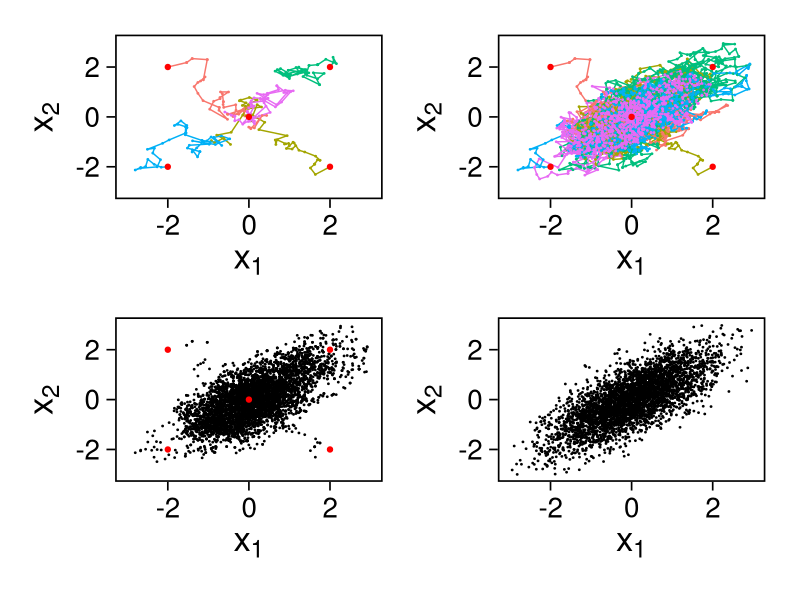
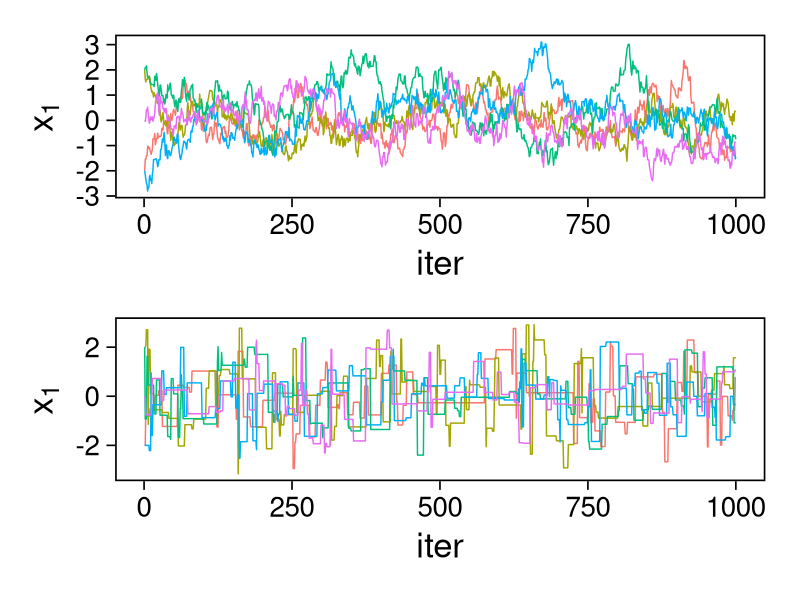
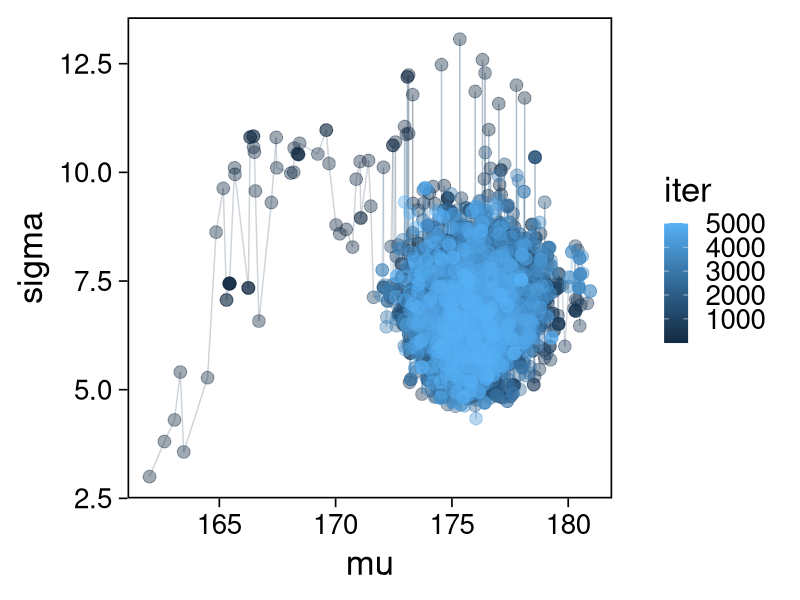
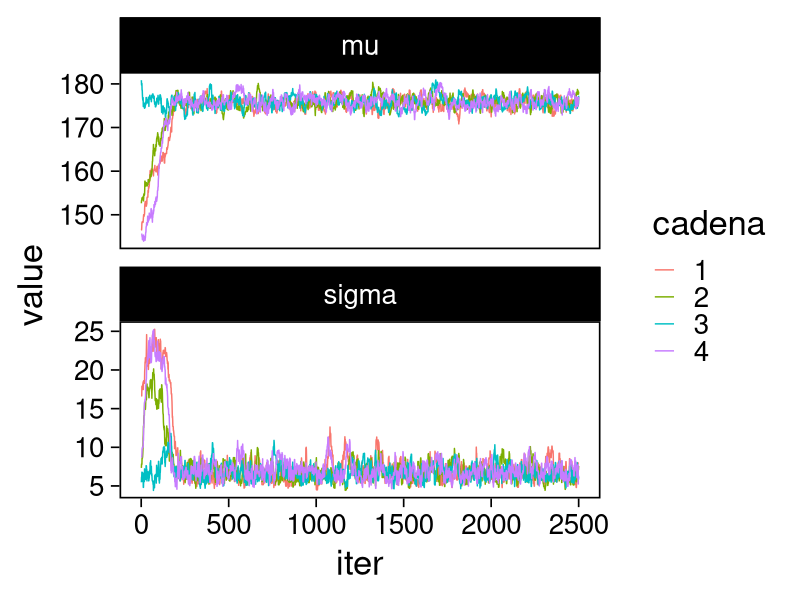
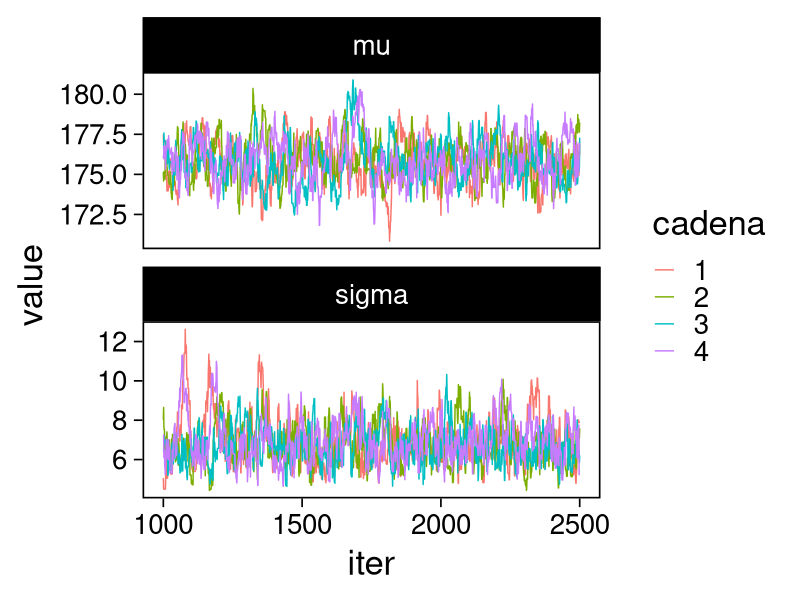
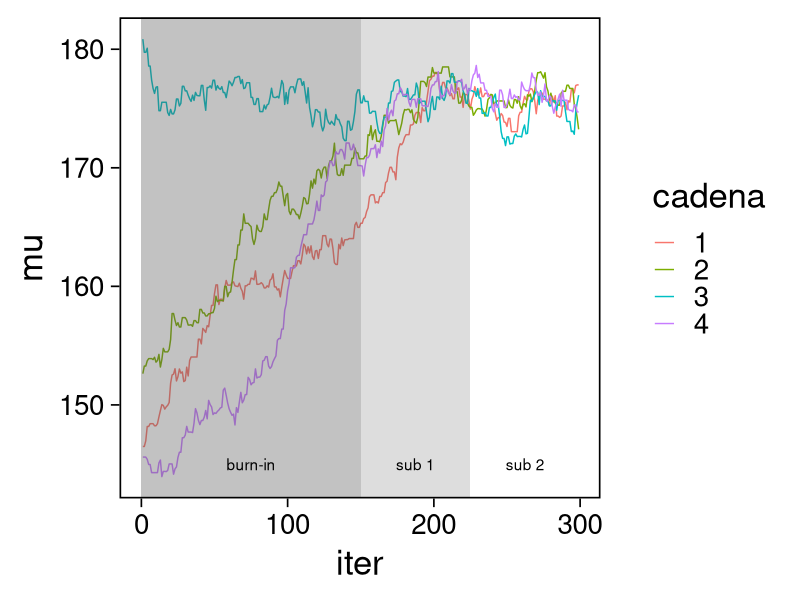
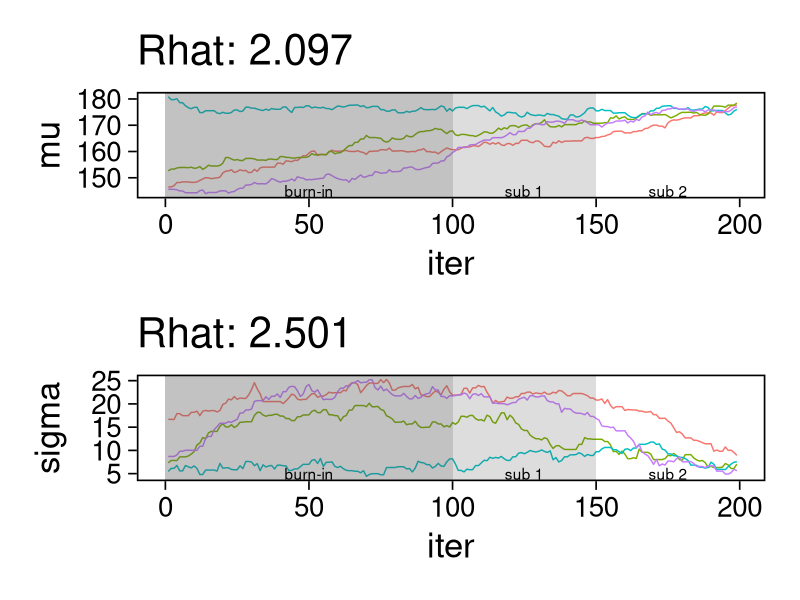
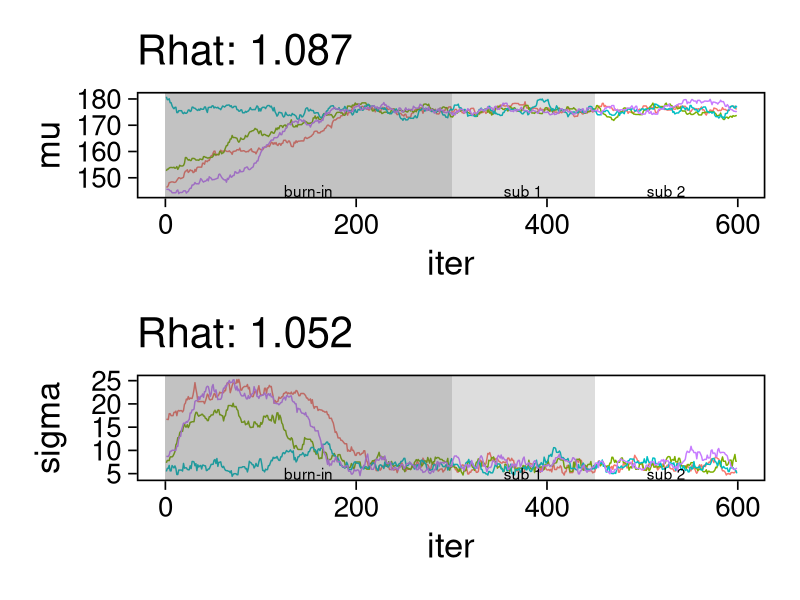

The R source for these figures, in order:
## Setup ---------------------------------------------------------------------
library(tidyverse)
library(patchwork)
library(scales)

## Cambia el default del tamaño de fuente 
theme_set(theme_linedraw(base_size = 25))

## Cambia el número de decimales para mostrar
options(digits = 4)
## Problemas con mi consola en Emacs
options(pillar.subtle = FALSE)
options(rlang_backtrace_on_error = "none")
options(crayon.enabled = FALSE)

## Para el tema de ggplot
sin_lineas <- theme(panel.grid.major = element_blank(),
                    panel.grid.minor = element_blank())
color.itam  <- c("#00362b","#004a3b", "#00503f", "#006953", "#008367", "#009c7b", "#00b68f", NA)

sin_leyenda <- theme(legend.position = "none")
sin_ejes <- theme(axis.ticks = element_blank(), axis.text = element_blank())

library(mvtnorm)
library(R6)
ModeloNormalMultivariado <-
  R6Class("ProbabilityModel",
          list(
            mean = NA,
            cov  = NA, 
            initialize = function(mu = 0, sigma = 1){
              self$mean = mu
              self$cov  = sigma |> as.matrix()
            }, 
            sample = function(n = 1){
              rmvnorm(n, mean = self$mean, sigma = self$cov)              
            },
            density = function(x, log = TRUE){
              dmvnorm(x, self$mean, self$cov, log = log)              
            }           
          ))

### Muestreador Metropolis-Hastings --------------------------------------------
crea_metropolis_hastings <- function(objetivo, muestreo){
  ## Este muestreador aprovecha la simetría de la propuesta 
  function(niter, x_start){
    ## Empezamos en algun lugar
    estado <- x_start
    ndim <- length(estado) 
    muestras <- matrix(nrow = niter, ncol = ndim + 1)      
    muestras[1,2:(ndim+1)] <- estado
    muestras[1,1] <- 1
    for (ii in 2:niter){
      propuesta   <- estado + muestreo$sample()
      log_pi_propuesta <- objetivo$density(propuesta)
      log_pi_estado    <- objetivo$density(estado)
      log_alpha <- log_pi_propuesta - log_pi_estado

      if (log(runif(1)) < log_alpha) {
        muestras[ii, 1] <- 1 ## Aceptamos
        muestras[ii, 2:(ndim+1)] <- propuesta
      } else {
        muestras[ii, 1] <- 0 ## Rechazamos
        muestras[ii, 2:(ndim+1)] <- estado
      }
      estado <- muestras[ii, 2:(ndim+1)]
    }
    if (ndim == 1) {colnames(muestras) <- c("accept", "value")}
    muestras
  }
}

set.seed(108727)
mu <- c(0, 0)
Sigma <- matrix(c(1, .75, .75, 1), nrow = 2)
objetivo <- ModeloNormalMultivariado$new(mu, Sigma)
muestreo <- ModeloNormalMultivariado$new(c(0,0),  .05 * diag(2))

muestras <- tibble(id = factor(1:5), x1 = c(-2, 2, 2, -2, 0), x2 = c(2, -2, 2, -2, 0)) |>
  nest(x_start   = c(x1,x2)) |>
  mutate(cadenas = map(x_start, function(x0){
    mcmc <- crea_metropolis_hastings(objetivo, muestreo)
    mcmc(1000, c(x0$x1, x0$x2)) |>
      as_tibble() |>
      mutate(iter = 1:1000)
  }))

g.corta <- muestras |>
    unnest(cadenas) |>
    filter(iter <= 50) |>
    ggplot(aes(V2, V3, color = id)) +
    geom_path() + geom_point(size = .3) +
    geom_point(data = muestras |> unnest(x_start), aes(x1, x2), color = 'red') + 
    xlab(expression(x[1])) + ylab(expression(x[2])) + 
    sin_lineas + sin_leyenda + ylim(-3,3) + xlim(-3,3)


  g.completa <- muestras |>
    unnest(cadenas) |>
    ggplot(aes(V2, V3, color = id)) +
    geom_path() + geom_point(size = .3) +
    geom_point(data = muestras |> unnest(x_start), aes(x1, x2), color = 'red') + 
    xlab(expression(x[1])) + ylab(expression(x[2])) + 
    sin_lineas + sin_leyenda + ylim(-3,3) + xlim(-3,3)

  g.conjunta <- muestras |>
    unnest(cadenas) |>
    ggplot(aes(V2, V3)) +
    geom_point(size = .3) +
    geom_point(data = muestras |> unnest(x_start), aes(x1, x2), color = 'red') + 
    xlab(expression(x[1])) + ylab(expression(x[2])) + 
    sin_lineas + sin_leyenda + ylim(-3,3) + xlim(-3,3)

g.objetivo <- objetivo$sample(4000) |>
  as_tibble() |>
  ggplot(aes(V1, V2)) +
    geom_point(size = .3) +
    xlab(expression(x[1])) + ylab(expression(x[2])) + 
    sin_lineas + sin_leyenda + ylim(-3,3) + xlim(-3,3)

  (g.corta + g.completa) / (g.conjunta + g.objetivo)

muestreo <- ModeloNormalMultivariado$new(c(0,0),  10 * diag(2))

muestras.mal <- tibble(id = factor(1:5), x1 = c(-2, 2, 2, -2, 0), x2 = c(2, -2, 2, -2, 0)) |>
  nest(x_start   = c(x1,x2)) |>
  mutate(cadenas = map(x_start, function(x0){
    mcmc <- crea_metropolis_hastings(objetivo, muestreo)
    mcmc(1000, c(x0$x1, x0$x2)) |>
      as_tibble() |>
      mutate(iter = 1:1000)
  }))

g1 <- muestras |>
  unnest(cadenas) |>
  ggplot(aes(iter, V2, color = id)) +
  geom_line() + sin_lineas + sin_leyenda +
  ylab(expression(x[1]))


g2 <- muestras.mal |>
  unnest(cadenas) |>
  ggplot(aes(iter, V2, color = id)) +
  geom_line() + sin_lineas + sin_leyenda +
  ylab(expression(x[1]))

g1/g2

## Datos: cantantes de opera -----------------------
set.seed(3413)
cantantes <- lattice::singer |>
  mutate(estatura_cm = round(2.54 * height)) |>
  filter(str_detect(voice.part, "Tenor")) |>
  select(voice.part, estatura_cm) |>
  sample_n(20) |>
  as_tibble()

cantantes |> print(n = 3)

ModeloNormal <-
  R6Class("PosteriorProbabilityModel",
          list(
            observaciones = NA,
            mu_0 = NA, n_0 = NA, a = NA, b = NA,
            initialize = function(x = 0){
              ## Observaciones
              self$observaciones <- x
              ## Previa
              self$mu_0 <- 175
              self$n_0  <- 5
              self$a    <- 3
              self$b    <- 140
            },
            density = function(theta, log = TRUE){
              theta <- matrix(theta, nrow = 1)
              verosimilitud <- sum(dnorm(self$observaciones, theta[1], sd = theta[2], log = log))
              previa <- dnorm(theta[1], self$mu_0, sd = theta[2]/sqrt(self$n_0), log = log) +
                dgamma(1/(theta[2]**2), self$a, self$b, log = log)
              verosimilitud + previa 
            }           
          ))

objetivo <- ModeloNormal$new(cantantes$estatura_cm)
muestreo <- ModeloNormalMultivariado$new(c(0,0),  0.50 * diag(2))

set.seed(108727)
mcmc <- crea_metropolis_hastings(objetivo, muestreo)

muestras.cantantes <-  mcmc(5000, c(162, 3)) |>
  as_tibble() |>
  mutate(mu = V2, sigma = V3, iter = 1:n())

muestras.cantantes |>
  ggplot(aes(mu, sigma, color = iter)) +
  geom_line(alpha = .2) +geom_point(size = 4, alpha = .4) + 
  sin_lineas

cadenas.cantantes <- tibble(cadena  = factor(1:4),
        mu_start    = rnorm(4, 160, 20),
        sigma_start = runif(4, 0, 20)) |>
   nest(inicial = c(mu_start, sigma_start)) |>
   mutate(cadenas = map(inicial, function(x0){
     mcmc(2500, c(x0$mu_start, x0$sigma_start)) |>
       as_tibble() |>
       mutate(mu = V2, sigma = V3, iter = 1:n())
   }))

cadenas.cantantes |>
   unnest(cadenas) |>
   pivot_longer(cols = mu:sigma) |>
   ggplot(aes(iter, value, color = cadena)) +
   geom_line() +
   facet_wrap(~name, ncol = 1, scales = "free_y") +
   sin_lineas

cadenas.cantantes |>
  unnest(cadenas) |>
  filter(iter >= 1000) |> 
  pivot_longer(cols = mu:sigma) |>
  ggplot(aes(iter, value, color = cadena)) +
  geom_line() +
  facet_wrap(~name, ncol = 1, scales = "free_y") +
  sin_lineas

cadenas.cantantes |>
  unnest(cadenas) |>
  filter(iter > 100) |> 
  summarise(.estimate = mean(sigma), .variance = var(sigma), .error_mc = sqrt(.variance/n()))

cadenas.cantantes |>
 unnest(cadenas) |>
 filter(iter > 100) |> 
 group_by(cadena) |> 
 summarise(media = mean(sigma), varianza = var(sigma)) |>
 summarise(.estimate = mean(media), .error_mc = sd(media))

cadenas.cantantes |>
 unnest(cadenas) |>
 filter(iter > 100) |> 
 group_by(cadena) |> 
 summarise(media = mean(sigma), varianza = var(sigma))

cadenas.cantantes |>
    unnest(cadenas) |>
    filter(iter < 300) |>
    ggplot(aes(x = iter, y = mu, color = cadena)) + 
    geom_path() +  sin_lineas + 
    annotate("rect", xmin = 0, xmax = 225, ymin = -Inf, ymax = Inf, alpha = .2) + 
    annotate("rect", xmin = 0, xmax = 150, ymin = -Inf, ymax = Inf, alpha = .2) + 
    annotate("text", x = c(75, 187.5,262.5),
             y = rep(145, 3), 
             label = c("burn-in", "sub 1", "sub 2"))

diagnosticos.rhat.short <- cadenas.cantantes |>
  unnest(cadenas) |>
  filter(iter < 200) |>
  filter(iter > max(iter)/2) |>
  mutate(cadena = paste(cadena, ifelse(iter <= (max(iter) + min(iter))/2, 
                                       'a', 'b'), sep = "")) |>
  pivot_longer(mu:sigma, names_to = "parametro", values_to = "valor") |>
  group_by(parametro, cadena) |>
  summarise(media = mean(valor), num = n(), sigma2 = var(valor)) |>
  summarise(N = first(num), 
            M = n_distinct(cadena), 
            B = N * var(media), 
            W = mean(sigma2), 
            V_hat = ((N-1)/N) * W + B/N,
            R_hat = sqrt(V_hat/W)) 

g.mu <- cadenas.cantantes |>
  unnest(cadenas) |>
  filter(iter < 200) |>
  ggplot(aes(x = iter, y = mu, color = cadena)) + 
  geom_path() + sin_leyenda + sin_lineas + 
  ggtitle(paste("Rhat: ", round((diagnosticos.rhat.short |> pull(R_hat))[1], 3), sep = "")) + 
  annotate("rect", xmin = 0, xmax = 150, ymin = -Inf, ymax = Inf, alpha = .2) + 
  annotate("rect", xmin = 0, xmax = 100, ymin = -Inf, ymax = Inf, alpha = .2) + 
  annotate("text", x = c(50, 125, 175),
           y = rep(145, 3), 
           label = c("burn-in", "sub 1", "sub 2"))

g.sigma <- cadenas.cantantes |>
  unnest(cadenas) |>
  filter(iter < 200) |>
  ggplot(aes(x = iter, y = sigma, color = cadena)) + 
  geom_path() + sin_leyenda + sin_lineas + 
  ggtitle(paste("Rhat: ", round((diagnosticos.rhat.short |> pull(R_hat))[2], 3), sep = "")) + 
  annotate("rect", xmin = 0, xmax = 150, ymin = -Inf, ymax = Inf, alpha = .2) + 
  annotate("rect", xmin = 0, xmax = 100, ymin = -Inf, ymax = Inf, alpha = .2) + 
  annotate("text", x = c(50, 125, 175),
           y = rep(5, 3), 
           label = c("burn-in", "sub 1", "sub 2"))

g.mu / g.sigma

diagnosticos.rhat.short <- cadenas.cantantes |>
  unnest(cadenas) |>
  filter(iter < 600) |>
  filter(iter > max(iter)/2) |>
  mutate(cadena = paste(cadena, ifelse(iter <= (max(iter) + min(iter))/2, 
                                       'a', 'b'), sep = "")) |>
  pivot_longer(mu:sigma, names_to = "parametro", values_to = "valor") |>
  group_by(parametro, cadena) |>
  summarise(media = mean(valor), num = n(), sigma2 = var(valor)) |>
  summarise(N = first(num), 
            M = n_distinct(cadena), 
            B = N * var(media), 
            W = mean(sigma2), 
            V_hat = ((N-1)/N) * W + B/N,
            R_hat = sqrt(V_hat/W)) 

g.mu <- cadenas.cantantes |>
  unnest(cadenas) |>
  filter(iter < 600) |>
  ggplot(aes(x = iter, y = mu, color = cadena)) + 
  geom_path() + sin_leyenda + sin_lineas + 
  ggtitle(paste("Rhat: ", round((diagnosticos.rhat.short |> pull(R_hat))[1], 3), sep = "")) + 
  annotate("rect", xmin = 0, xmax = 450, ymin = -Inf, ymax = Inf, alpha = .2) + 
  annotate("rect", xmin = 0, xmax = 300, ymin = -Inf, ymax = Inf, alpha = .2) + 
  annotate("text", x = c(150, 375, 525),
           y = rep(145, 3), 
           label = c("burn-in", "sub 1", "sub 2"))

g.sigma <- cadenas.cantantes |>
  unnest(cadenas) |>
  filter(iter < 600) |>
  ggplot(aes(x = iter, y = sigma, color = cadena)) + 
  geom_path() + sin_leyenda + sin_lineas + 
  ggtitle(paste("Rhat: ", round((diagnosticos.rhat.short |> pull(R_hat))[2], 3), sep = "")) + 
  annotate("rect", xmin = 0, xmax = 450, ymin = -Inf, ymax = Inf, alpha = .2) + 
  annotate("rect", xmin = 0, xmax = 300, ymin = -Inf, ymax = Inf, alpha = .2) + 
  annotate("text", x = c(150, 375, 525),
           y = rep(5, 3), 
           label = c("burn-in", "sub 1", "sub 2"))

g.mu / g.sigma

library(forecast)
ggAcf(rgamma(1000,1,1)) + sin_lineas

ggAcf(muestras.cantantes$mu) + sin_lineas +
ggtitle("Series: mu (modelo cantantes)")

library(posterior)
c(mu    = ess_basic(muestras.cantantes$mu)/nrow(muestras.cantantes),
  sigma = ess_basic(muestras.cantantes$sigma)/nrow(muestras.cantantes),
  accept = mean(muestras.cantantes$V1))

### Actualización del muestreador  -------------------------------------------
set.seed(108727)
objetivo <- ModeloNormal$new(cantantes$estatura_cm)
muestreo <- ModeloNormalMultivariado$new(c(0,0), 3 * diag(2))
mcmc <- crea_metropolis_hastings(objetivo, muestreo)

muestras.cantantes <-  mcmc(5000, c(175, 6.5)) |>
  as_tibble() |>
  mutate(mu = V2, sigma = V3, iter = 1:n())

c(mu    = ess_basic(muestras.cantantes$mu)/nrow(muestras.cantantes),
  sigma = ess_basic(muestras.cantantes$sigma)/nrow(muestras.cantantes),
  accept = mean(muestras.cantantes$V1))

ggAcf(muestras.cantantes$mu) + sin_lineas +
  ggtitle("Series: mu (modelo cantantes)")
